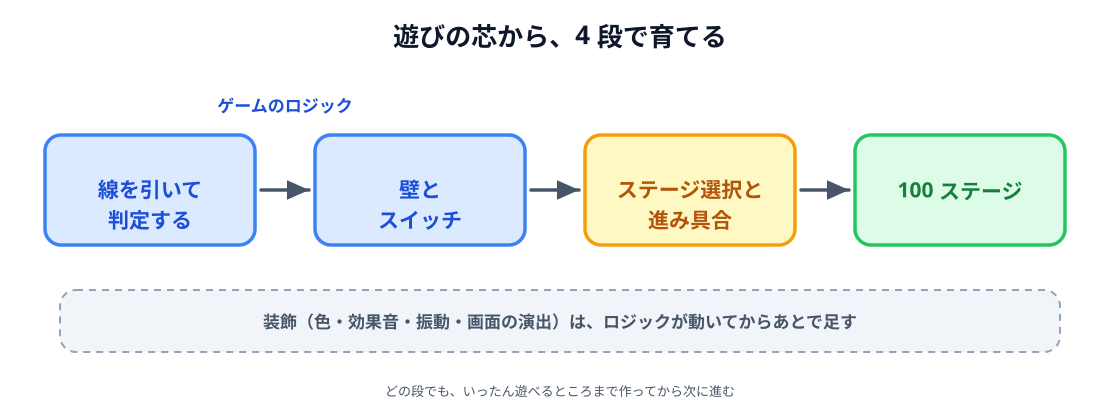

Reproduce this figure in Python.
# 04-steps.svg
# スキーマ: SOURCE-PATH-GOAL + SCALE（遊びの芯から 4 段で育てる）＋ PART-WHOLE（ロジックと装飾）
# ロジックを先に動かし、装飾はあとから足すことを見せる

import sys

sys.path.insert(0, "/Users/seekseep/.claude/skills/genfig")
from genfig import Canvas, PALETTE

c = Canvas(1120, 420)
c.text(560, 46, "遊びの芯から、4 段で育てる", scale="xl")

s1 = c.node(150, 190, "線を引いて\n判定する", shape="sticky", color="blue", w=210, h=110)
s2 = c.node(420, 190, "壁と\nスイッチ", shape="sticky", color="blue", w=210, h=110)
s3 = c.node(690, 190, "ステージ選択と\n進み具合", shape="sticky", color="yellow", w=210, h=110)
s4 = c.node(960, 190, "100 ステージ", shape="sticky", color="green", w=210, h=110)

c.link(s1, s2)
c.link(s2, s3)
c.link(s3, s4)

c.text(285, 112, "ゲームのロジック", scale="md", fill=PALETTE["blue"]["text"])

deco = c.sticky(60, 290, 1000, 62, color="gray", weight="thin", dash="dashed")
c.text(560, 328, "装飾（色・効果音・振動・画面の演出）は、ロジックが動いてからあとで足す",
       scale="md")

c.text(560, 396, "どの段でも、いったん遊べるところまで作ってから次に進む", scale="sm")

c.save("04-steps.svg")
